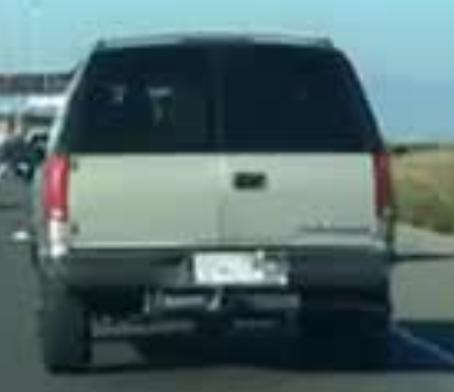
%> input picture zip/dataset_sample/vehicle/vehicle01.jpg, 454 x 392 px
$ octave show_preprocessed_image.m   (GNU Octave 9; MATLAB toolbox functions it lacks are replaced by stand-ins)
%> lines starting %> are read from the running program, lines starting %| are printed output that depends on the picture; in (x1, y1, x2, y2) boxes, pixels count from 0 and x2, y2 are one past the last pixel; in counts of white or black regions, pixels touching at a corner belong together; the program's own positions count from 1
%% show_preprocessed_image.m
% Shows one example image after the preprocessing steps used in the project

clear; clc; close all;

%% Settings
imagePath = "dataset_sample/vehicle/vehicle01.jpg";   % change this if needed
imgSize = [64 64];
saveFigure = true;

%% Read image
img = imread(imagePath);
%> img is the input picture: size 392x454x3 uint8; mean R, G, B 84.6, 106.6, 107.8

% Resize original display for consistency
imgResized = imresize(img, imgSize);
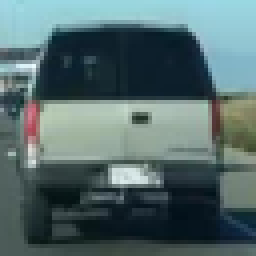
%> imgResized: size 64x64x3 uint8 (shown 4 times larger); mean R, G, B 84.6, 106.6, 107.8

% Convert to grayscale
if size(imgResized, 3) == 3
    grayImg = rgb2gray(imgResized);
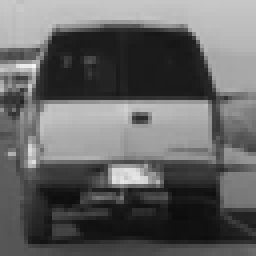
%> grayImg: size 64x64 uint8 (shown 4 times larger); min 13, max 246, mean 100.2
else
    grayImg = imgResized;
end

grayImg = im2double(grayImg);
%> grayImg: size 64x64 double

%% Edge features (Sobel + Canny)
sobelX = [-1 0 1; -2 0 2; -1 0 1];
sobelY = sobelX';

gx = imfilter(grayImg, sobelX, 'replicate');
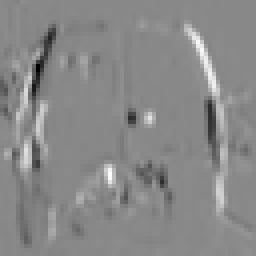
%> gx: size 64x64 double (shown 4 times larger); min -2.64, max 2.28, mean 0.00466; drawn with min black and max white
gy = imfilter(grayImg, sobelY, 'replicate');
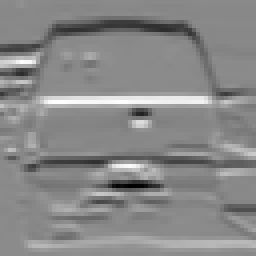
%> gy: size 64x64 double (shown 4 times larger); min -2.91, max 2.42, mean -0.0574; drawn with min black and max white
mag = sqrt(gx.^2 + gy.^2);
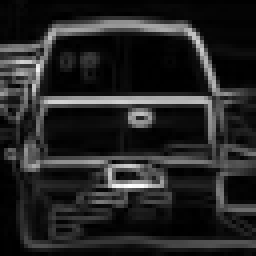
%> mag: size 64x64 double (shown 4 times larger); min 0, max 2.92, mean 0.42; drawn with min black and max white

bwEdges = edge(grayImg, 'Canny');
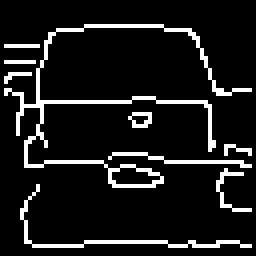
%> bwEdges: size 64x64 logical (shown 4 times larger); 10.3% white in thin lines or dots, all inside (x1, y1, x2, y2) = (1, 6, 63, 62)

%% DFT magnitude display
F = fftshift(fft2(grayImg));
M = log(1 + abs(F));   % log scale for visibility
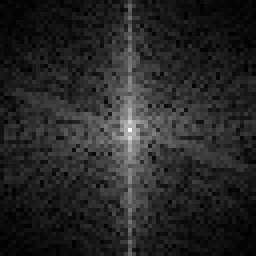
%> M: size 64x64 double (shown 4 times larger); min 0.0256, max 7.38, mean 1.15; drawn with min black and max white
M = mat2gray(M);

%% Show results
figure('Name', 'Preprocessing Example', 'NumberTitle', 'off');

subplot(2,3,1);
imshow(img);
title('Original Image');

subplot(2,3,2);
imshow(imgResized);
title('Resized Image');

subplot(2,3,3);
imshow(grayImg);
title('Grayscale');

subplot(2,3,4);
imshow(mat2gray(mag));
title('Sobel Magnitude');

subplot(2,3,5);
imshow(bwEdges);
title('Canny Edges');

subplot(2,3,6);
imshow(M);
title('DFT Magnitude');

sgtitle('Example of Project Preprocessing Pipeline');

%% Optional save
if saveFigure
    if ~exist("sample_outputs", "dir")
        mkdir("sample_outputs");
    end
    saveas(gcf, fullfile("sample_outputs", "preprocessed_example.png"));
    disp("Saved figure to sample_outputs/preprocessed_example.png");
end

$ run again, with zip/dataset_sample/vehicle/vehicle02.jpg copied over zip/dataset_sample/vehicle/vehicle01.jpg
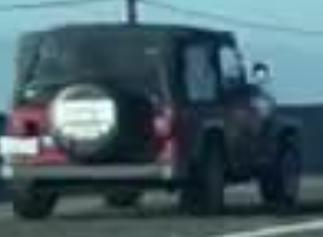
%> input picture zip/dataset_sample/vehicle/vehicle02.jpg, 323 x 237 px
%> img is the input picture: size 237x323x3 uint8; mean R, G, B 72.6, 95.5, 103.4
%> `bwEdges = edge(grayImg, 'Canny');`:
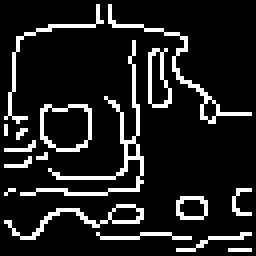
%> bwEdges: size 64x64 logical (shown 4 times larger); 12.2% white in thin lines or dots
%> `M = log(1 + abs(F));`:
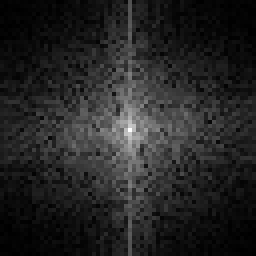
%> M: size 64x64 double (shown 4 times larger); min 0.00886, max 7.27, mean 1.05; drawn with min black and max white

$ run again, with zip/dataset_sample/vehicle/vehicle03.jpg copied over zip/dataset_sample/vehicle/vehicle01.jpg
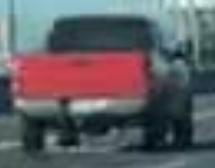
%> input picture zip/dataset_sample/vehicle/vehicle03.jpg, 215 x 168 px
%> img is the input picture: size 168x215x3 uint8; mean R, G, B 96.5, 94.6, 99.7
%> `bwEdges = edge(grayImg, 'Canny');`:
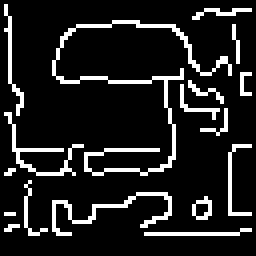
%> bwEdges: size 64x64 logical (shown 4 times larger); 12.3% white in thin lines or dots, all inside (x1, y1, x2, y2) = (1, 1, 63, 59)
%> `M = log(1 + abs(F));`:
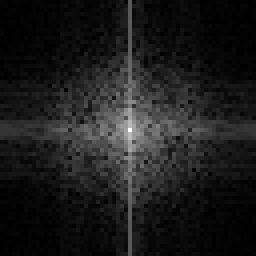
%> M: size 64x64 double (shown 4 times larger); min 0.00373, max 7.34, mean 0.819; drawn with min black and max white

$ run again, with zip/dataset_sample/vehicle/vehicle05.jpg copied over zip/dataset_sample/vehicle/vehicle01.jpg
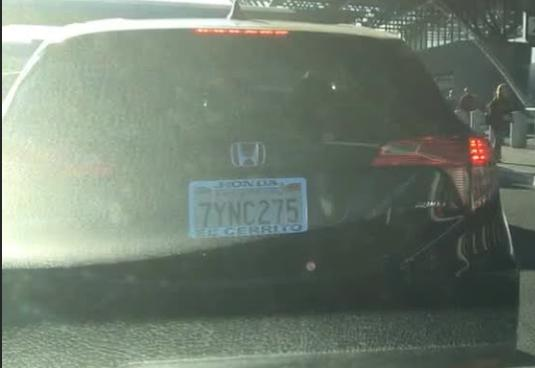
%> input picture zip/dataset_sample/vehicle/vehicle05.jpg, 535 x 368 px
%> img is the input picture: size 368x535x3 uint8; mean R, G, B 113.5, 125.7, 112.3
%> bwEdges: size 64x64 logical; 10.2% white in thin lines or dots
%> `M = log(1 + abs(F));`:
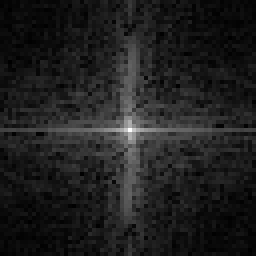
%> M: size 64x64 double (shown 4 times larger); min 0.0138, max 7.57, mean 0.944; drawn with min black and max white
